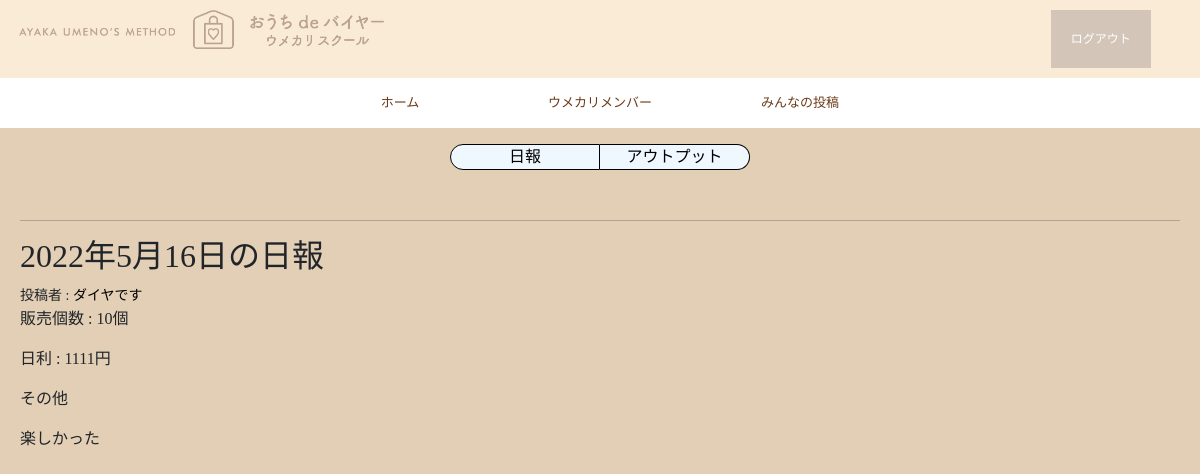
The app's page /nippou/ (signed in), older data.
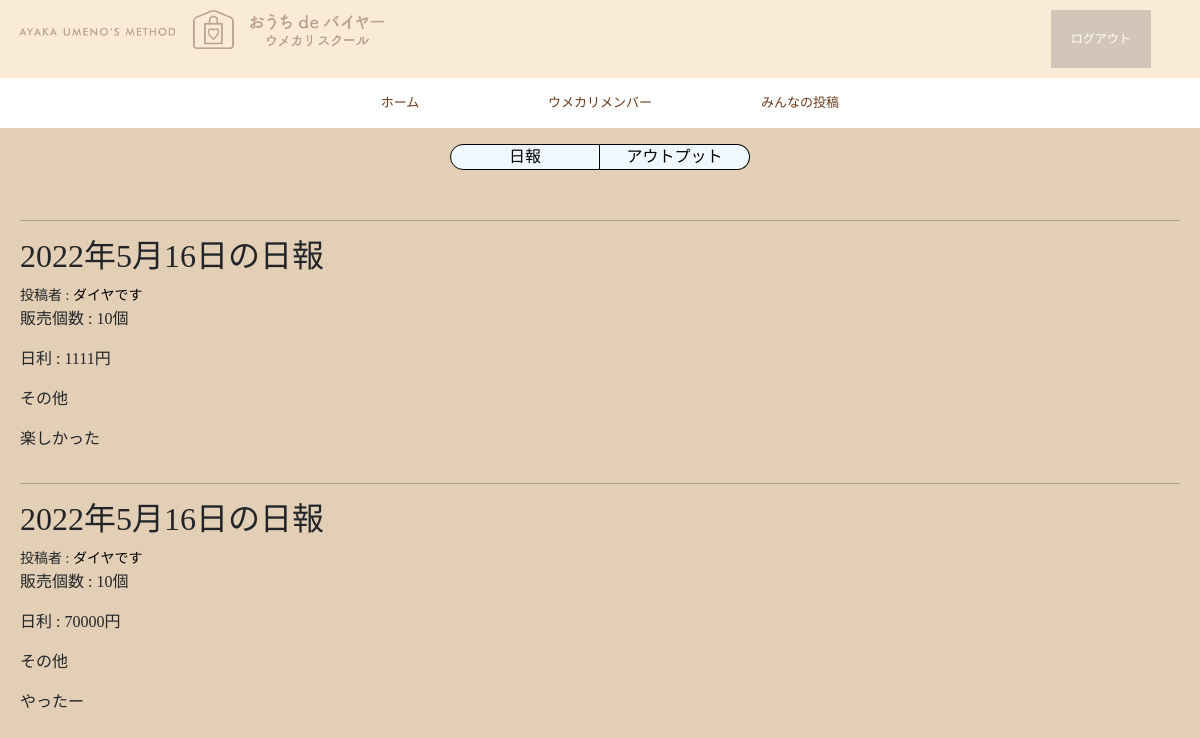
The same page, newer data.
### base/models/nippou.py (models this page shows, shortened)
class Nippou(models.Model):
    user = models.ForeignKey(
        get_user_model(),
        on_delete=models.CASCADE,
    )
    sales = models.PositiveIntegerField(
        verbose_name='販売個数',
        default=0,
    )
    revenue = models.PositiveBigIntegerField(
        verbose_name='利益',
        default=0,
    )
    plan = models.TextField(
        verbose_name='その他',
        default='',
        null=True,
        blank=True,
    )
    date = models.DateField(
        verbose_name = '対象日'
    )

### base/models/user.py (models this page shows, shortened)
class User(AbstractBaseUser):
    email = models.EmailField(
        verbose_name='メールアドレス',
        max_length=255,
        unique=True,
    )
    username = models.CharField(
        verbose_name='名前',
        default='匿名',
        max_length=100,
    )
    is_active = models.BooleanField(
        verbose_name='状況',
        default=True)
    is_admin = models.BooleanField(default=False)
    date_joined = models.DateField(
        verbose_name="入会日",
        null=True,
        blank=True,
    )
    teacher = models.ForeignKey(
        'self',
        on_delete=models.SET_NULL,
        related_name="student",
        null=True,
        blank=True,
    )
    objects = UserManager()
    USERNAME_FIELD = 'email'
    REQUIRED_FIELDS = []

### base/models/profile.py (models this page shows)
class Profile(models.Model):
    user = models.OneToOneField(
        get_user_model(),
        unique=True,
        on_delete=models.CASCADE,
        primary_key=True,
    )
    name = models.CharField(
        default='ウメカリメンバー',
        max_length=30,
    )
    icon = models.ImageField(
        verbose_name='アイコン',
        null=True,
        blank=True,
    )
    introduction = models.TextField(
        verbose_name='自己紹介',
        null=True,
        blank=True,
    )
    target = models.PositiveIntegerField(
        verbose_name='目標金額',
        default=0,
    )
    dream = models.ImageField(
        verbose_name='ビジョンボード',
        null=True,
        blank=True,
    )

### base/views/nippou_views.py (the view)
# urls.py: path('nippou/', NippouListView.as_view(), name='nippou-list'),
class NippouListView(LoginRequiredMixin, ListView):
    model = Nippou
    template_name = 'base/nippou.html'
    def get_queryset(self):
        object_list = super().get_queryset()
        return object_list.order_by('-date')

### base/context_processors.py (called while the page is built)
def common(request):
    context = {
        'tags': OutputTagModel.objects.all()
    }
    return context

### templates/base/nippou_list.html
{% extends 'base.html' %}
{% block content %}
<div class="switch-btn-container">
    <a href="{% url 'base:nippou-list' %}">
        <div id="nippou-btn" class="switch-btn">日報</div>
    </a>
    <a href="{% url 'base:output-list' %}">
        <div id="output-btn" class="switch-btn">アウトプット</div>
    </a>
</div>
<div class='nippou-list'>
    {% for nippou in object_list %}
    <hr>
    <table>
        <h2>{{nippou.date}}の日報</h2>
        <small>投稿者 : <a href="{% url 'base:profile-detail' nippou.user.pk %}">{{ nippou.user.profile.name }}</a></small>
        <p>販売個数 : {{nippou.sales}}個</p>
        <p>日利 : {{nippou.revenue}}円</p>
        <p>その他</p>
        <p>{{nippou.plan}}</p>
    </table>
    {% endfor %}
</div>
{% endblock %}

Row changes from the older to the newer data that the page shows:
added Nippou: date "2022年5月16日", user.profile.name "ダイヤです", sales "10", revenue "70000", plan "やったー"
